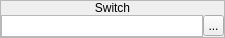
           <widget class="QWidget" name="wSwitch">
            <property name="minimumSize">
             <size>
              <width>225</width>
              <height>38</height>
             </size>
            </property>
            <property name="maximumSize">
             <size>
              <width>225</width>
              <height>38</height>
             </size>
            </property>
            <layout class="QVBoxLayout" name="verticalLayout_7">
             <property name="spacing">
              <number>3</number>
             </property>
             <property name="margin">
              <number>0</number>
             </property>
             <item>
              <widget class="QFrame" name="frame_5">
               <property name="frameShape">
                <enum>QFrame::StyledPanel</enum>
               </property>
               <property name="frameShadow">
                <enum>QFrame::Raised</enum>
               </property>
               <layout class="QVBoxLayout" name="verticalLayout_15">
                <property name="spacing">
                 <number>0</number>
                </property>
                <property name="margin">
                 <number>0</number>
                </property>
                <item>
                 <widget class="QLabel" name="label_4">
                  <property name="sizePolicy">
                   <sizepolicy hsizetype="Preferred" vsizetype="Fixed">
                    <horstretch>0</horstretch>
                    <verstretch>0</verstretch>
                   </sizepolicy>
                  </property>
                  <property name="text">
                   <string>Switch</string>
                  </property>
                  <property name="alignment">
                   <set>Qt::AlignCenter</set>
                  </property>
                 </widget>
                </item>
                <item>
                 <widget class="QWidget" name="widget_9" native="true">
                  <layout class="QHBoxLayout" name="horizontalLayout_3">
                   <property name="spacing">
                    <number>0</number>
                   </property>
                   <property name="margin">
                    <number>0</number>
                   </property>
                   <item>
                    <widget class="QListWidget" name="lwPreconditionSwitchID">
                     <property name="sizePolicy">
                      <sizepolicy hsizetype="Fixed" vsizetype="Fixed">
                       <horstretch>0</horstretch>
                       <verstretch>0</verstretch>
                      </sizepolicy>
                     </property>
                     <property name="focusPolicy">
                      <enum>Qt::ClickFocus</enum>
                     </property>
                     <property name="verticalScrollBarPolicy">
                      <enum>Qt::ScrollBarAlwaysOff</enum>
                     </property>
                     <property name="horizontalScrollBarPolicy">
                      <enum>Qt::ScrollBarAlwaysOff</enum>
                     </property>
                     <property name="editTriggers">
                      <set>QAbstractItemView::NoEditTriggers</set>
                     </property>
                     <property name="selectionMode">
                      <enum>QAbstractItemView::NoSelection</enum>
                     </property>
                    </widget>
                   </item>
                   <item>
                    <widget class="QToolButton" name="tbBrowsePreconditionSwitch">
                     <property name="minimumSize">
                      <size>
                       <width>21</width>
                       <height>21</height>
                      </size>
                     </property>
                     <property name="maximumSize">
                      <size>
                       <width>21</width>
                       <height>21</height>
                      </size>
                     </property>
                     <property name="focusPolicy">
                      <enum>Qt::ClickFocus</enum>
                     </property>
                     <property name="text">
                      <string>...</string>
                     </property>
                     <property name="icon">
                      <iconset resource="gui_icons.qrc">
                       <normaloff>:/icons/fileopen.png</normaloff>:/icons/fileopen.png</iconset>
                     </property>
                    </widget>
                   </item>
                  </layout>
                 </widget>
                </item>
               </layout>
              </widget>
             </item>
            </layout>
           </widget>
